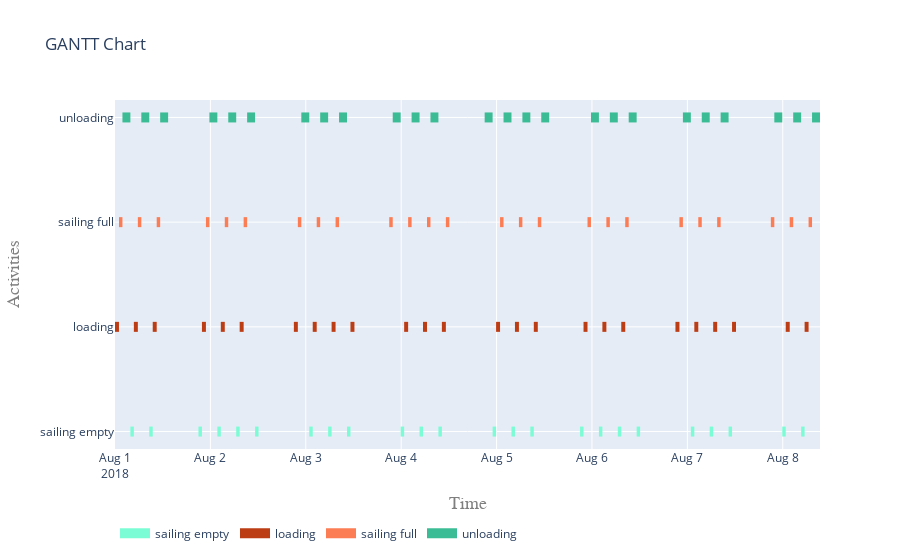

Write notebook code for a chart like this one.
### Markdown cell above
**_Some observations:_**
* For some reason loading appears to start 2 hours before the simulation starting time \[bug?\]
* The moving criterion states that sailing can only commence when Minimum depth is at minimum 1 m for a window of at least 3600 seconds. We see indeed that the plugin introduces waiting when water levels are too low. But it seems that at the end it missed one limiting depth window.

### Code cell
plot.get_gantt_chart(sub_processes)
